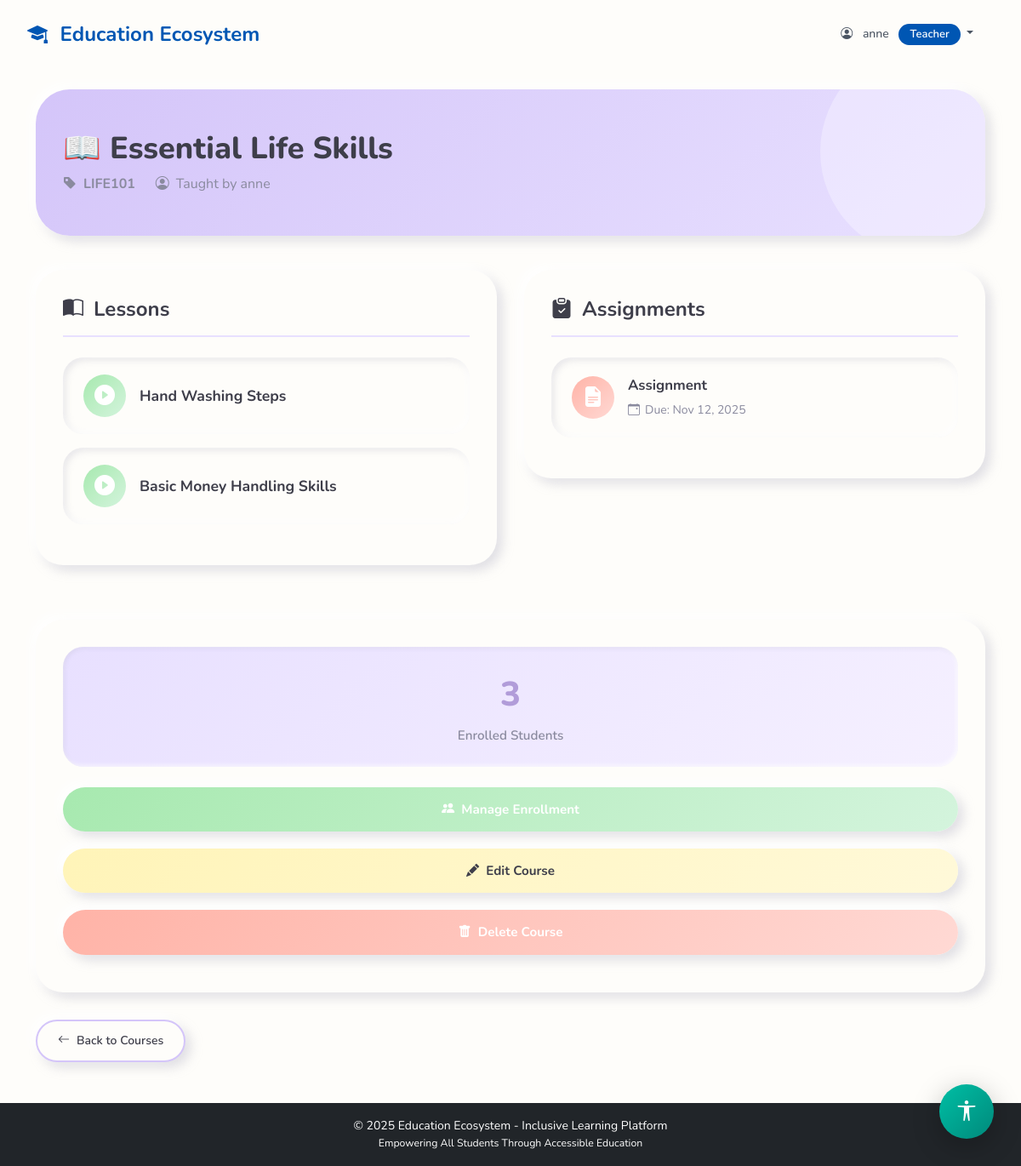
The page /courses/1/ (signed in) on the database its author committed.
### myapp/models.py (models this page shows, shortened)
class Profile(models.Model):
    ROLE_CHOICES = [
        ('admin', 'Admin'),
        ('teacher', 'Teacher'),
        ('student', 'Student'),
        ('parent', 'Parent'),
    ]
    DISABILITY_CHOICES = [
        ('none', 'None'),
        ('visual', 'Visual Impairment'),
        ('hearing', 'Hearing Impairment'),
        ('mobility', 'Mobility Impairment'),
        ('learning', 'Learning Disability'),
        ('multiple', 'Multiple Disabilities'),
    ]
    CONTENT_PREFERENCE = [
        ('text', 'Text'),
        ('audio', 'Audio'),
        ('video', 'Video'),
        ('mixed', 'Mixed'),
    ]
    FONT_SIZE_CHOICES = [
        ('small', 'Small'),
        ('medium', 'Medium'),
        ('large', 'Large'),
    ]
    user = models.OneToOneField(User, on_delete=models.CASCADE, related_name='profile')
    role = models.CharField(max_length=20, choices=ROLE_CHOICES, default='student')
    phone = models.CharField(max_length=15, blank=True, null=True)
    address = models.TextField(blank=True, null=True)
    profile_picture = models.ImageField(upload_to='profile_pics/', blank=True, null=True)
    disability_type = models.CharField(max_length=20, choices=DISABILITY_CHOICES, default='none')
    assistance_required = models.TextField(blank=True, null=True, help_text="Describe any special assistance needed")
    preferred_content_format = models.CharField(max_length=10, choices=CONTENT_PREFERENCE, default='mixed')
    high_contrast_mode = models.BooleanField(default=False)
    font_size = models.CharField(max_length=10, choices=FONT_SIZE_CHOICES, default='medium')
    linked_student = models.ForeignKey(User, on_delete=models.SET_NULL, null=True, blank=True,
                                       related_name='parent_link', limit_choices_to={'profile__role': 'student'})
    created_at = models.DateTimeField(auto_now_add=True)
    updated_at = models.DateTimeField(auto_now=True)
    class Meta:
        ordering = ['-created_at']

class Course(models.Model):
    title = models.CharField(max_length=200)
    description = models.TextField()
    teacher = models.ForeignKey(User, on_delete=models.CASCADE, related_name='courses_taught',
                                limit_choices_to={'profile__role': 'teacher'})
    students = models.ManyToManyField(User, related_name='courses_enrolled', blank=True,
                                      limit_choices_to={'profile__role': 'student'})
    course_code = models.CharField(max_length=20, unique=True)
    created_at = models.DateTimeField(auto_now_add=True)
    updated_at = models.DateTimeField(auto_now=True)
    is_active = models.BooleanField(default=True)
    class Meta:
        ordering = ['-created_at']

class Lesson(models.Model):
    CONTENT_TYPE_CHOICES = [
        ('text', 'Text'),
        ('audio', 'Audio'),
        ('video', 'Video'),
    ]
    course = models.ForeignKey(Course, on_delete=models.CASCADE, related_name='lessons')
    title = models.CharField(max_length=200)
    description = models.TextField()
    content_type = models.CharField(max_length=10, choices=CONTENT_TYPE_CHOICES)
    text_content = models.TextField(blank=True, null=True)
    file = models.FileField(upload_to='lessons/', blank=True, null=True,
                           validators=[FileExtensionValidator(['pdf', 'doc', 'docx', 'txt',
                                                               'mp3', 'wav', 'mp4', 'avi', 'mov'])])
    video_url = models.URLField(blank=True, null=True, help_text="YouTube or external video URL")
    sign_language_video_url = models.URLField(blank=True, null=True,
                                              help_text="Sign language interpretation video URL (YouTube/Vimeo)")
    has_sign_language = models.BooleanField(default=False,
                                            help_text="Check if sign language interpretation is available")
    alt_text = models.TextField(blank=True, null=True, help_text="Alternative text for screen readers")
    transcript = models.TextField(blank=True, null=True, help_text="Transcript for audio/video content")
    order = models.IntegerField(default=0)
    created_at = models.DateTimeField(auto_now_add=True)
    class Meta:
        ordering = ['course', 'order', 'created_at']

class Assignment(models.Model):
    course = models.ForeignKey(Course, on_delete=models.CASCADE, related_name='assignments')
    title = models.CharField(max_length=200)
    description = models.TextField()
    due_date = models.DateTimeField()
    max_marks = models.IntegerField(default=100)
    attachment = models.FileField(upload_to='assignments/', blank=True, null=True)
    created_by = models.ForeignKey(User, on_delete=models.CASCADE, related_name='assignments_created')
    created_at = models.DateTimeField(auto_now_add=True)
    class Meta:
        ordering = ['due_date']

### myapp/views.py (the view)
# urls.py: path('courses/<int:course_id>/', views.course_detail, name='course_detail'),
@login_required
def course_detail(request, course_id):
    course = get_object_or_404(Course, id=course_id)
    lessons = course.lessons.all()
    assignments = course.assignments.all()
    students = course.students.all()
    context = {
        'course': course,
        'lessons': lessons,
        'assignments': assignments,
        'students': students,
    }
    return render(request, 'course_detail.html', context)

### myapp/templates/course_detail.html (shortened to what this page needs)
{% extends 'base.html' %}
{% block content %}
<div class="course-header">
    <h1>📖 {{ course.title }}</h1>
    <div class="course-meta">
        <div class="meta-item">
            <i class="bi bi-tag-fill"></i>
            <strong>{{ course.course_code }}</strong>
        </div>
        <div class="meta-item">
            <i class="bi bi-person-circle"></i>
            Taught by {{ course.teacher.get_full_name|default:course.teacher.username }}
        </div>
    </div>
</div>
<div class="two-column-grid">
    <div>
        <div class="section-card">
            <div class="section-header">
                <h2>
                    <i class="bi bi-book-half"></i>
                    Lessons
                </h2>
            </div>
            {% if lessons %}
                {% for lesson in lessons %}
                <div class="lesson-item">
                    <div class="lesson-icon">
                        <i class="bi bi-play-circle-fill"></i>
                    </div>
                    <div class="lesson-info">
                        <a href="{% url 'lesson_detail' lesson.id %}" class="lesson-title">
                            {{ lesson.title }}
                        </a>
                    </div>
                </div>
                {% endfor %}
            {% else %}
            <div class="empty-state">
                <i class="bi bi-inbox"></i>
                <p>No lessons added yet 📚</p>
            </div>
            {% endif %}
        </div>
    </div>
    <div>
        <div class="section-card">
            <div class="section-header">
                <h2>
                    <i class="bi bi-clipboard-check-fill"></i>
                    Assignments
                </h2>
            </div>
            {% if assignments %}
                {% for assignment in assignments %}
                <a href="{% url 'assignment_detail' assignment.id %}" style="text-decoration: none;">
                    <div class="assignment-item">
                        <div class="assignment-icon">
                            <i class="bi bi-file-earmark-text-fill"></i>
                        </div>
                        <div class="assignment-info">
                            <div class="assignment-title">{{ assignment.title }}</div>
                            <div class="assignment-due">
                                <i class="bi bi-calendar-event"></i>
                                Due: {{ assignment.due_date|date:"M d, Y" }}
                            </div>
                        </div>
                    </div>
                </a>
                {% endfor %}
            {% else %}
            <div class="empty-state">
                <i class="bi bi-inbox"></i>
                <p>No assignments yet 📝</p>
            </div>
            {% endif %}
        </div>
    </div>
</div>
{% if user.profile.role == 'teacher' or user.is_staff %}
<div class="section-card" style="margin-top: 2rem;">
    <div class="stat-box">
        <div class="stat-box-number">{{ students.count }}</div>
        <div class="stat-box-label">Enrolled Students</div>
    </div>
    <div class="d-flex gap-2 flex-wrap">
        <a href="{% url 'course_enroll' course.id %}" class="btn-pill btn-pill-primary">
            <i class="bi bi-people-fill"></i>
            Manage Enrollment
        </a>
        <a href="{% url 'course_edit' course.id %}" class="btn-pill btn-pill-warning">
            <i class="bi bi-pencil-fill"></i>
            Edit Course
        </a>
        <a href="{% url 'course_delete' course.id %}" class="btn-pill btn-pill-danger">
            <i class="bi bi-trash-fill"></i>
            Delete Course
        </a>
    </div>
</div>
{% endif %}
<div style="margin-top: 2rem;">
    <a href="{% url 'course_list' %}" class="btn-back">
        <i class="bi bi-arrow-left"></i>
        Back to Courses
    </a>
</div>
{% endblock %}

### myapp/templates/base.html (shortened to what this page needs)
<!DOCTYPE html>
<html lang="en">
<head>
    <link href="https://cdn.jsdelivr.net/npm/bootstrap@5.3.0/dist/css/bootstrap.min.css" rel="stylesheet">
    <link rel="stylesheet" href="https://cdn.jsdelivr.net/npm/bootstrap-icons@1.11.0/font/bootstrap-icons.css">
    {% load static %}
    <link rel="stylesheet" href="{% static 'css/style.css' %}?v=15.0">
    <link rel="stylesheet" href="{% static 'css/dashboard_beautiful.css' %}?v=15.0">
</head>
<body {% if user.is_authenticated and user.profile.high_contrast_mode %}class="high-contrast"{% endif %}
      data-font-size="{% if user.is_authenticated %}{{ user.profile.font_size }}{% else %}medium{% endif %}"
      data-disability-type="{% if user.is_authenticated %}{{ user.profile.disability_type }}{% else %}none{% endif %}">
    {% if user.is_authenticated %}
    <nav class="navbar navbar-expand-lg navbar-main">
        <div class="container-fluid">
            <a class="navbar-brand" href="{% url 'dashboard' %}">
                <i class="bi bi-mortarboard-fill"></i> Education Ecosystem
            </a>
            <div class="navbar-nav ms-auto">
                <div class="nav-item dropdown">
                    <a class="nav-link dropdown-toggle" href="#" role="button" data-bs-toggle="dropdown">
                        <i class="bi bi-person-circle me-2"></i> {{ user.username }}
                        <span class="badge badge-role ms-2">{{ user.profile.get_role_display }}</span>
                    </a>
                </div>
            </div>
        </div>
    </nav>
    {% endif %}
    <main class="container my-4">
        {% block content %}{% endblock %}
    </main>
    {% if user.is_authenticated %}
    <div class="accessibility-toolbar">
        <button class="accessibility-toggle-btn" id="accessibilityToggle" title="Accessibility Options">
            <i class="bi bi-universal-access"></i>
        </button>
    </div>
    {% endif %}
    <footer class="bg-dark text-white text-center py-3 mt-5">
        <p class="mb-0">&copy; 2025 Education Ecosystem - Inclusive Learning Platform</p>
        <p class="mb-0 small">Empowering All Students Through Accessible Education</p>
    </footer>
    {% load static %}
</body>
</html>

### myapp/static/css/style.css (style rules this page uses)
:root { --primary-blue: #1565C0; --primary-dark: #0D47A1; --primary-light: #42A5F5; --accent-emerald: #00BFA5; --accent-light: #64FFDA; --accent-dark: #00897B; --neutral-white: #FFFFFF; --neutral-light: #FAFBFC; --neutral-gray: #E3E8EF; --neutral-dark: #455A64; --text-dark: #263238; --text-light: #78909C; --success: #00C853; --warning: #FF9100; --danger: #FF5252; --info: #2979FF; --shadow-sm: 0 2px 8px rgba(0, 0, 0, 0.15); --shadow-md: 0 4px 16px rgba(0, 0, 0, 0.2); --shadow-lg: 0 8px 32px rgba(0, 0, 0, 0.25); --radius-sm: 8px; --radius-md: 12px; --radius-lg: 16px; }
body { font-family: 'Inter', 'Segoe UI', system-ui, sans-serif; background: linear-gradient(135deg, var(--neutral-light) 0%, #f0f4f8 100%); color: var(--text-dark); line-height: 1.7; min-height: 100vh; transition: all 0.3s ease; }
body[data-font-size="small"] { font-size: 14px; }
.navbar-main { background: transparent; box-shadow: none; padding: 1rem 0; position: sticky; top: 0; z-index: 1000; border-bottom: none; }
.navbar-brand { font-weight: 700; font-size: 1.5rem; color: #0056b3 !important; transition: all 0.3s ease; }
.navbar-brand i { margin-right: 0.5rem; }
.nav-link { color: #4b5563 !important; font-weight: 500; padding: 0.75rem 1.25rem !important; border-radius: 8px; transition: all 0.3s ease; margin: 0 0.25rem; }
.badge-role { background: #0056b3; color: white; padding: 0.375rem 0.75rem; border-radius: 6px; font-weight: 600; font-size: 0.75rem; }
.badge { padding: 0.5rem 1rem; border-radius: 20px; font-weight: 600; font-size: 0.75rem; }
.accessibility-toolbar { position: fixed; bottom: 2rem; right: 2rem; z-index: 1050; }
.accessibility-toggle-btn { width: 64px; height: 64px; background: linear-gradient(135deg, var(--accent-emerald), var(--accent-dark)); border: none; border-radius: 50%; color: white; font-size: 1.5rem; box-shadow: var(--shadow-lg); transition: all 0.4s cubic-bezier(0.4, 0, 0.2, 1); cursor: pointer; }

### myapp/static/css/dashboard_beautiful.css (style rules this page uses)
* { transform: none !important; transition: none !important; animation: none !important; }
:root { --cream: #fefdfa; --color-bg-page: #fefdfa; --color-bg-card: #fefdfa; --lavender: #b19cd9; --lavender-light: #d4c5f9; --lavender-lighter: #e8e0ff; --mint: #a7e9af; --mint-light: #d4f4dd; --peach: #ffb3a7; --peach-light: #ffd9d4; --pale-yellow: #fff4b8; --soft-pink: #ffc8dd; --color-accent-lilac: #b19cd9; --color-accent-sage: #a7e9af; --color-accent-peach: #ffb3a7; --color-accent-yellow: #fff4b8; --text-dark: #3e3e4a; --text-muted: #8a8a9e; --color-text-body: #3e3e4a; --color-text-muted: #8a8a9e; --color-text-heading: #3e3e4a; --shadow-light: -6px -6px 14px rgba(255,255,255,0.9); --shadow-dark: 6px 6px 14px rgba(174,174,192,0.4); --shadow-soft: -6px -6px 14px rgba(255,255,255,0.9), 6px 6px 14px rgba(174,174,192,0.4); --shadow-hover: -10px -10px 20px rgba(255,255,255,0.95), 10px 10px 20px rgba(174,174,192,0.5); --radius-card: 32px; --radius-button: 30px; --radius-small: 20px; --spacing-xs: 0.5rem; --spacing-sm: 0.75rem; --spacing-md: 1rem; --spacing-lg: 1.5rem; --spacing-xl: 2rem; --spacing-xxl: 3rem; --font-system: 'Nunito', 'Segoe UI', system-ui, -apple-system, Roboto, sans-serif; --font-weight-normal: 400; --font-weight-medium: 500; --font-weight-semibold: 600; --font-weight-bold: 700; --font-weight-extrabold: 800; }
body { font-family: var(--font-system); background: var(--cream) !important; color: var(--text-dark); line-height: 1.6; }
.section-card { background: var(--cream); border: none; border-radius: 32px; box-shadow: var(--shadow-soft); margin-bottom: 2rem; overflow: hidden; padding: 2rem; }
.section-card .d-flex.gap-2 { display: flex; gap: var(--spacing-md); }
.badge { font-weight: var(--font-weight-semibold); padding: 0.45em 1em; border-radius: 20px; font-size: 0.8125rem; }
.container-fluid { padding-left: var(--spacing-xl); padding-right: var(--spacing-xl); }

### rows shown on the page
Course: title "Essential Life Skills", course_code "LIFE101", teacher.get_full_name "anne"
Lesson: title "Hand Washing Steps"
Lesson: title "Basic Money Handling Skills"
Assignment: title "Assignment", due_date "Nov 12, 2025"

### other values the page prints
{{ user.username }} "anne"
{{ user.profile.get_role_display }} "Teacher"
{{ students.count }} "3"
